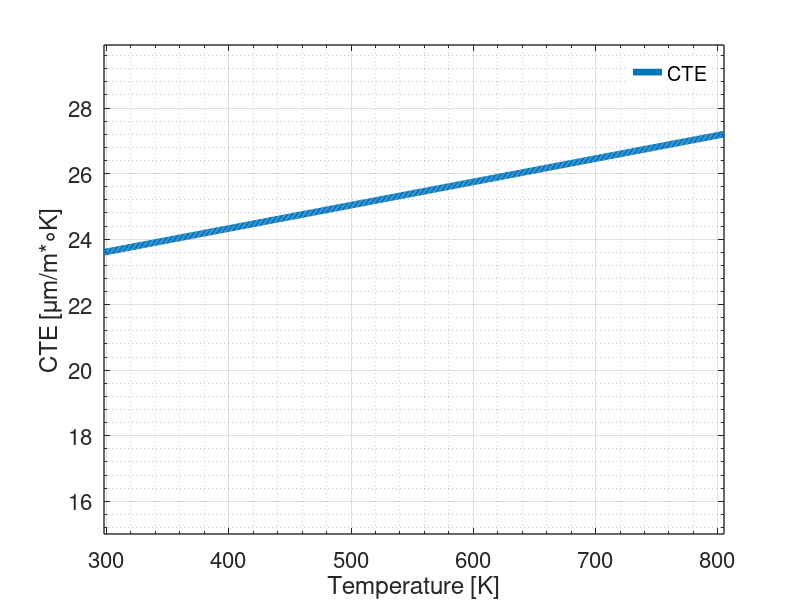

This figure's MATLAB source:
%% Plotter for varioous things
% Set equations and arrays
temp = [298:805];
CTE = (0.007111*temp) + 21.48;
% Channel Dimensions
        figure;
        hold on; box on;
        
        % Plot with contrasting, muted colors (blue, orange, gray)
        h1 = plot(temp, CTE, '-', 'LineWidth', 4.8, 'Color', [0.00 0.45 0.74]); % blue
        %h2 = plot(temp, UTS1,  '-', 'LineWidth', 4.8, 'Color', [0.85 0.33 0.10]); % orange
        % h3 = plot(axialDist, wallThicknesses, '-', 'LineWidth', 1.8, 'Color', [0.50 0.50 0.50]); % gray
        
        % Axis labels
        xlabel('Temperature [K]', 'FontSize', 16);
        ylabel('CTE [\mum/m*\circK]', 'FontSize', 16);
        
        % Grid and ticks
        grid on;
        grid minor;
        set(gca, 'XMinorTick', 'on', 'YMinorTick', 'on', ...
                 'FontSize', 16, 'LineWidth', 1);
        xlim([temp(1), temp(end)]);
        
        ylim([15, max(CTE)*1.1]);
        % Legend
        legend( { 'CTE'}, ...
               'Location', 'best', 'Box', 'off');